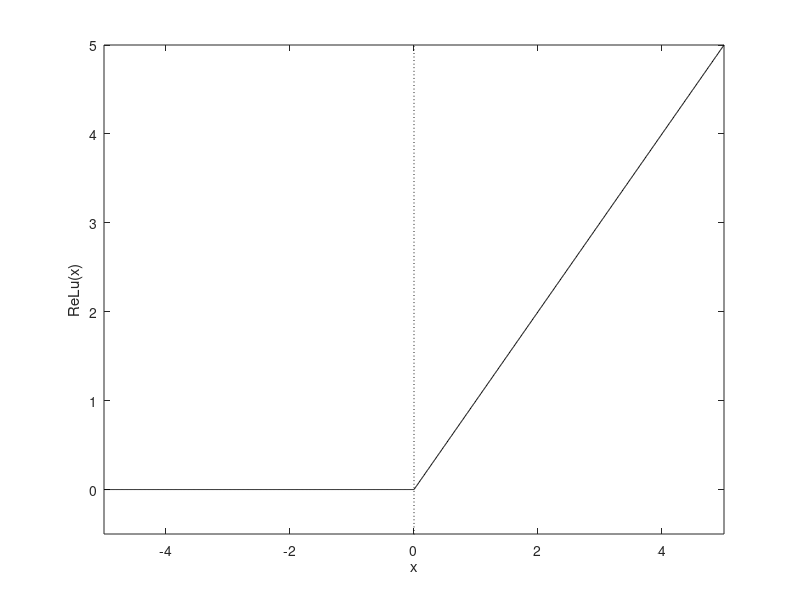

The MATLAB source for this figure:
clear all, close all

x = linspace(-5, 5, 1e3);
relu = x.*(x>=0);

ax = linspace(-5,5,1e3);

plot(x, relu, 'k-', 0*ax, ax, 'k:')
xlabel('x')
ylabel('ReLu(x)')
axis([-5, 5, -.5, 5])